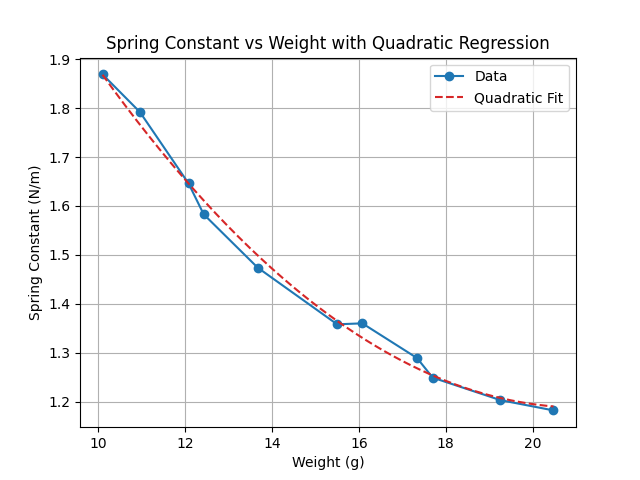

Generate this figure with Python:
import numpy as np
import matplotlib.pyplot as plt

# Data
weight = np.array([10.1, 10.96, 12.08, 12.428, 13.67, 15.5, 16.08, 17.34, 17.7, 19.26, 20.48])
spring_constant = np.array([1.869, 1.792, 1.646, 1.583, 1.474, 1.358, 1.36, 1.289, 1.249, 1.203, 1.182])

# 2차 다항회귀 계수 계산
coeffs = np.polyfit(weight, spring_constant, 2)
poly = np.poly1d(coeffs)

# 회귀 곡선 생성
x_fit = np.linspace(weight.min(), weight.max(), 200)
y_fit = poly(x_fit)

# 다항식 출력
print("2차 다항식:")
print(poly)

# 그래프 그리기
plt.figure()
plt.plot(weight, spring_constant, marker='o', linestyle='-', color='tab:blue', label='Data')
plt.plot(x_fit, y_fit, linestyle='--', color='tab:red', label='Quadratic Fit')
plt.xlabel('Weight (g)')
plt.ylabel('Spring Constant (N/m)')
plt.title('Spring Constant vs Weight with Quadratic Regression')
plt.legend()
plt.grid(True)
plt.show()
